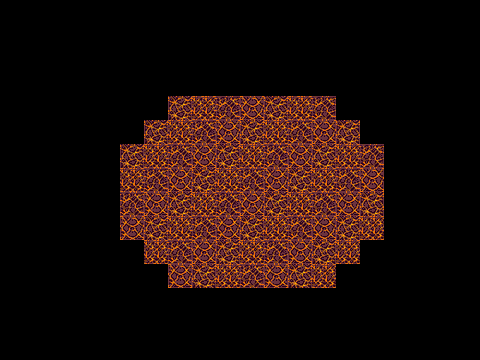

A 2D game scene composited from a Tiled map and its tileset images. What follows is a short description and the map's XML, with every tile layer's data as written:
An orthogonal 20x15 tile map with 24x24 px tiles, 1 tile layer (lave).

<map version="1.10" tiledversion="1.10.2" orientation="orthogonal" renderorder="right-down" width="20" height="15" tilewidth="24" tileheight="24" infinite="0" nextlayerid="2" nextobjectid="1">
 <tileset firstgid="1" source="lave.tsx" />
 <layer id="1" name="lave" width="20" height="15">
  <data encoding="csv">
0,0,0,0,0,0,0,0,0,0,0,0,0,0,0,0,0,0,0,0,
0,0,0,0,0,0,0,0,0,0,0,0,0,0,0,0,0,0,0,0,
0,0,0,0,0,0,0,0,0,0,0,0,0,0,0,0,0,0,0,0,
0,0,0,0,0,0,0,0,0,0,0,0,0,0,0,0,0,0,0,0,
0,0,0,0,0,0,0,37,1,13,25,37,1,13,0,0,0,0,0,0,
0,0,0,0,0,0,37,1,13,25,37,1,13,25,37,0,0,0,0,0,
0,0,0,0,0,37,1,13,25,37,1,13,25,37,1,13,0,0,0,0,
0,0,0,0,0,1,13,25,37,1,13,25,37,1,13,25,0,0,0,0,
0,0,0,0,0,13,25,37,1,13,25,37,1,13,25,37,0,0,0,0,
0,0,0,0,0,25,37,1,13,25,37,1,13,25,37,1,0,0,0,0,
0,0,0,0,0,0,1,13,25,37,1,13,25,37,1,0,0,0,0,0,
0,0,0,0,0,0,0,25,37,1,13,25,37,1,0,0,0,0,0,0,
0,0,0,0,0,0,0,0,0,0,0,0,0,0,0,0,0,0,0,0,
0,0,0,0,0,0,0,0,0,0,0,0,0,0,0,0,0,0,0,0,
0,0,0,0,0,0,0,0,0,0,0,0,0,0,0,0,0,0,0,0
  </data>
 </layer>
</map>
